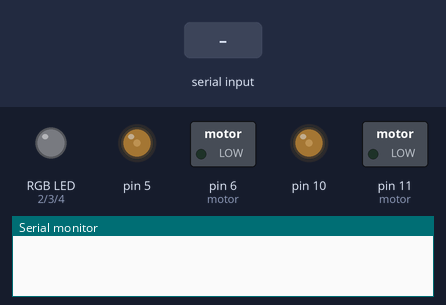
Bench run of a sketch on a simulated Arduino Uno, built with avr-gcc and run on an emulated ATmega328P. On the bench: switched loads named in the sketch (green lamp = pin HIGH), an RGB LED mixed from three pins (HIGH = lit), output pins drawn as LEDs (lit = HIGH), the last lines printed to the serial monitor. Inputs (shaded band) come from the test bench.

Above: at 11.2 s.
11.3 s: "Le" received over Serial
At 14.8 s:
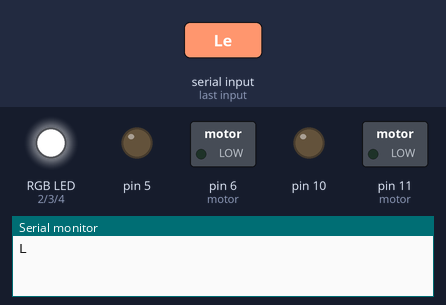
At 18.2 s:
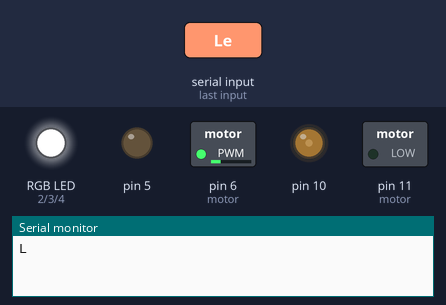
Timing chart, 0 to 26.7 s (numbered marks = the images above; inputs shaded):
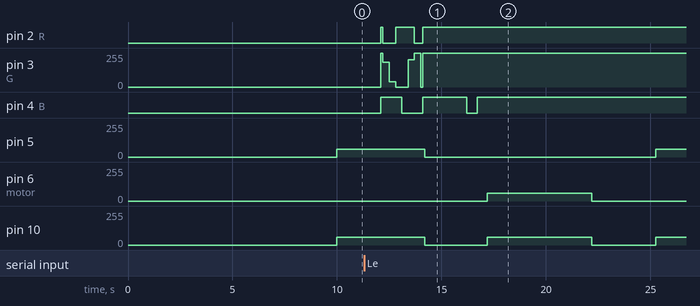

Measured:
- after the input at 11.3 s, pin 2 (R): goes HIGH 0.10 s, LOW 0.60 s, HIGH 0.90 s, LOW 0.40 s, then HIGH, starting after 0.80 s; pin 3 (G): 0/255 → 255/255 after 0.80 s, → 186/255 0.10 s later, → 40/255 0.30 s later, → 0/255 0.30 s later, … (8 changes in this stretch)

The sketch:

Arrow_v8.ino
```cpp
String str;
int R =2;
int G =3;
int B =4;

void turnRight(int t);
void turnLeft(int t);
void forward();
void stopp(int t);
void flash(String color,int t);

void setup()
{
  pinMode(5, OUTPUT);
  pinMode(6, OUTPUT); //5,6 for motor A, left wheel
  pinMode(10, OUTPUT);
  pinMode(11 ,OUTPUT); //7,8 for motor B, right wheel

  pinMode(R, OUTPUT);
  pinMode(G, OUTPUT);
  pinMode(B, OUTPUT);
  Serial.begin(9600);

  delay(10000);
}

void loop()
{
  forward();
  if (Serial.available()) {
    // 讀取傳入的字串直到'e'結尾 不包括e
    str = Serial.readStringUntil('e');
    Serial.println(str);
    flash("white",100);
    flash("party",300);
    flash("white",100);

    if(str=="R"){
      stopp(2000);
      flash("green",500);
      turnRight(5000);
      stopp(2000);
    }
    if(str=="L"){
      stopp(2000);
      flash("blue",500);
      turnLeft(5000);
      stopp(2000);
    }

    delay(50);
  }
  delay(1000);
}

void turnRight(int t)
{
  analogWrite(5, 60);
  analogWrite(6, 0);
  analogWrite(10, 0);
  analogWrite(11, 60);
  delay(t);
}


void turnLeft(int t)
{
  analogWrite(5, 0);
  analogWrite(6, 60);
  analogWrite(10, 60);
  analogWrite(11, 0);
  delay(t);
}

void forward()
{
  analogWrite(5, 60);
  analogWrite(6, 0);
  analogWrite(10, 60);
  analogWrite(11, 0 );
}

void stopp(int t)
{
  analogWrite(5, 0);
  analogWrite(6, 0);
  analogWrite(10, 0);
  analogWrite(11, 0);
  delay(t);
}

void light(int r,int g,int b){
  analogWrite(R,255-r);
  analogWrite(G,255-g);
  analogWrite(B,255-b);
}

void flash(String color,int t){
  if(color=="white"){
    light(255,255,255);
    delay(t);
    light(0,0,0);
    delay(t);
  }
  if(color=="red"){
    light(255,0,0);
    delay(t);
    light(0,0,0);
    delay(t);
  }
  if(color=="green"){
    light(0,255,0);
    delay(t);
    light(0,0,0);
    delay(t);
  }
  if(color=="blue"){
    light(0,0,255);
    delay(t);
    light(0,0,0);
    delay(t);
  }

  if(color=="party"){
    light(255,69,0);
    delay(t);
    light(255,215,0);
    delay(t);
    light(127,255,0);
    delay(t);
    light(102,255,230);
    delay(t);
    light(13,51,255);
    delay(t);
    light(139,0,255);
    delay(t);
  }
}
```
